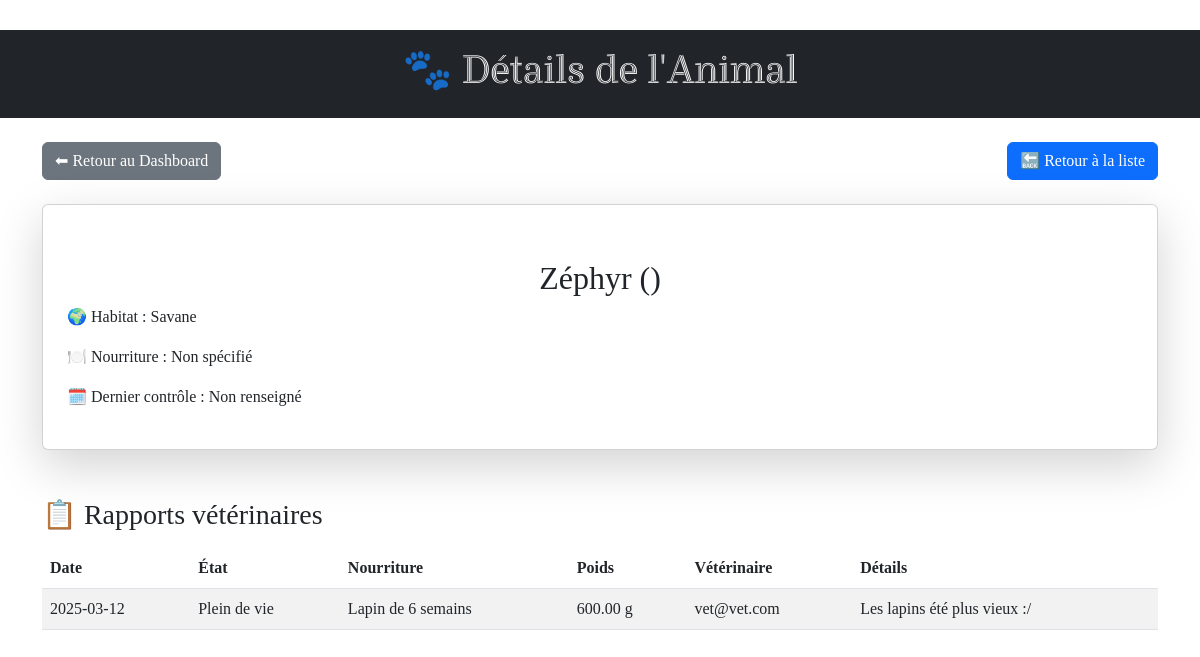
/front/html/view_animal.php?id=58 (signed in), run on the app's committed database.
### tables this page shows
CREATE TABLE `animals` (
  `id` int(11) NOT NULL,
  `name` varchar(255) NOT NULL,
  `habitat_id` int(11) NOT NULL,
  `last_checkup_date` date DEFAULT NULL,
  `species_id` int(11) DEFAULT NULL,
  `image` varchar(255) DEFAULT NULL
);

CREATE TABLE `habitats` (
  `id` int(11) NOT NULL,
  `name` varchar(255) NOT NULL,
  `description` text NOT NULL,
  `image` varchar(255) DEFAULT NULL,
  `theme` varchar(50) DEFAULT NULL
);

CREATE TABLE `vet_reports` (
  `id` int(11) NOT NULL,
  `animal_id` int(11) NOT NULL,
  `vet_id` int(11) NOT NULL,
  `state` varchar(255) NOT NULL,
  `food` varchar(255) DEFAULT NULL,
  `weight` decimal(10,2) NOT NULL,
  `visit_date` date NOT NULL,
  `details` text DEFAULT NULL,
  `created_at` timestamp NOT NULL DEFAULT current_timestamp()
);

CREATE TABLE `users` (
  `id` int(11) NOT NULL,
  `email` varchar(255) NOT NULL,
  `password` varchar(255) NOT NULL,
  `role` enum('admin','veterinaire','employee') NOT NULL,
  `created_at` timestamp NOT NULL DEFAULT current_timestamp(),
  `name` varchar(255) NOT NULL DEFAULT 'Nom. Inconnu'
);

### front/html/view_animal.php (the view, shortened to what this page needs)
<?php
require '../../lib/pdo.php';
$animal = null;
$reports = [];
$error = '';
try {
    $query = $pdo->prepare("
        SELECT a.*, h.name AS habitat
        FROM animals a
        JOIN habitats h ON a.habitat_id = h.id
        WHERE a.id = :id
    ");
    $query->execute([':id' => $_GET['id']]);
    $animal = $query->fetch(PDO::FETCH_ASSOC);
} catch (PDOException $e) {
    $error = "Erreur lors de la récupération de l'animal : " . $e->getMessage();
}
try {
    $query = $pdo->prepare("
        SELECT v.state, v.food, v.weight, v.visit_date, v.details, u.email AS vet_email
        FROM vet_reports v
        JOIN users u ON v.vet_id = u.id
        WHERE v.animal_id = :id
        ORDER BY v.visit_date DESC
    ");
    $query->execute([':id' => $_GET['id']]);
    $reports = $query->fetchAll(PDO::FETCH_ASSOC);
} catch (PDOException $e) {
    $error = "Erreur lors de la récupération des rapports vétérinaires : " . $e->getMessage();
}
$dashboardLink = "login.php";
if (isset($_SESSION['user']['role'])) {
    switch ($_SESSION['user']['role']) {
        case 'admin':
            $dashboardLink = "admin_dashboard.php";
            break;
    }
}
?>
<!DOCTYPE html>
<html lang="fr">
<head>
    <link href="https://cdn.jsdelivr.net/npm/bootstrap@5.3.0-alpha1/dist/css/bootstrap.min.css" rel="stylesheet">
    <link rel="stylesheet" href="../css/style.css">
</head>
<body>
    <header class="bg-dark text-white text-center py-3">
        <h1>🐾 Détails de l'Animal</h1>
    </header>
    <main class="container mt-4">
        <div class="d-flex justify-content-between align-items-center mb-4">
            <a href="<?= $dashboardLink ?>" class="btn btn-secondary">⬅ Retour au Dashboard</a>
            <a href="manage_animals.php" class="btn btn-primary">🔙 Retour à la liste</a>
        </div>
        <?php if (!empty($error)): ?>
            <div class="alert alert-danger"><?= htmlspecialchars($error) ?></div>
        <?php else: ?>
            <div class="card shadow-lg p-4">
                <h2 class="text-center"><?= htmlspecialchars($animal['name']) ?> (<?= htmlspecialchars($animal['species']) ?>)</h2>
                <p><strong>🌍 Habitat :</strong> <?= htmlspecialchars($animal['habitat']) ?></p>
                <p><strong>🍽️ Nourriture :</strong> <?= htmlspecialchars($animal['food'] ?? 'Non spécifié') ?></p>
                <p><strong>🗓️ Dernier contrôle :</strong> <?= $animal['last_checkup_date'] ?? 'Non renseigné' ?></p>
            </div>
            <h3 class="mt-5">📋 Rapports vétérinaires</h3>
            <?php if (empty($reports)): ?>
                <p>Aucun rapport disponible pour cet animal.</p>
            <?php else: ?>
                <table class="table table-striped mt-3">
                    <thead>
                        <tr>
                            <th>Date</th>
                            <th>État</th>
                            <th>Nourriture</th>
                            <th>Poids</th>
                            <th>Vétérinaire</th>
                            <th>Détails</th>
                        </tr>
                    </thead>
                    <tbody>
                        <?php foreach ($reports as $report): ?>
                            <tr>
                                <td><?= htmlspecialchars($report['visit_date']) ?></td>
                                <td><?= htmlspecialchars($report['state']) ?></td>
                                <td><?= htmlspecialchars($report['food']) ?></td>
                                <td><?= htmlspecialchars($report['weight']) ?> g</td>
                                <td><?= htmlspecialchars($report['vet_email']) ?></td>
                                <td><?= htmlspecialchars($report['details'] ?? 'Aucun détail') ?></td>
                            </tr>
                        <?php endforeach; ?>
                    </tbody>
                </table>
            <?php endif; ?>
        <?php endif; ?>
    </main>
</body>
</html>

### front/css/style.css (style rules this page uses)
* { margin: 0; padding: 0; box-sizing: border-box; }
html, body { height: 100%; font-size: 100%; font-family: "Cambria", serif; font-weight: 300; }
a { text-decoration: none; color: inherit; }
h1 { font-family: "Ryman Eco", sans-serif; font-weight: lighter; }
h2, h3, h4, h5, h6, p { font-family: Cambria, Cochin, Georgia, Times, "Times New Roman", serif; }
.text-center { margin-top: 30px; }

### data on the page
animals: name "Zéphyr", habitat.name "Savane", last_checkup_date "Non renseigné"
vet_reports: visit_date "2025-03-12", state "Plein de vie", food "Lapin de 6 semains", weight "600.00", vet.email "vet@vet.com", details "Les lapins été plus vieux :/"

### other printed values
$animal['food'] "Non spécifié"
